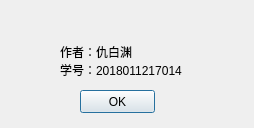
<?xml version="1.0" encoding="UTF-8"?>
<ui version="4.0">
 <class>Dialog</class>
 <widget class="QDialog" name="Dialog">
  <property name="geometry">
   <rect>
    <x>0</x>
    <y>0</y>
    <width>254</width>
    <height>128</height>
   </rect>
  </property>
  <property name="windowTitle">
   <string>Dialog</string>
  </property>
  <widget class="QPushButton" name="pushButton">
   <property name="geometry">
    <rect>
     <x>80</x>
     <y>90</y>
     <width>75</width>
     <height>23</height>
    </rect>
   </property>
   <property name="text">
    <string>OK</string>
   </property>
  </widget>
  <widget class="QLabel" name="label">
   <property name="geometry">
    <rect>
     <x>60</x>
     <y>30</y>
     <width>151</width>
     <height>61</height>
    </rect>
   </property>
   <property name="text">
    <string>作者：仇白渊
学号：2018011217014</string>
   </property>
  </widget>
 </widget>
 <resources/>
 <connections>
  <connection>
   <sender>pushButton</sender>
   <signal>clicked()</signal>
   <receiver>Dialog</receiver>
   <slot>accept()</slot>
   <hints>
    <hint type="sourcelabel">
     <x>133</x>
     <y>97</y>
    </hint>
    <hint type="destinationlabel">
     <x>253</x>
     <y>95</y>
    </hint>
   </hints>
  </connection>
 </connections>
</ui>
